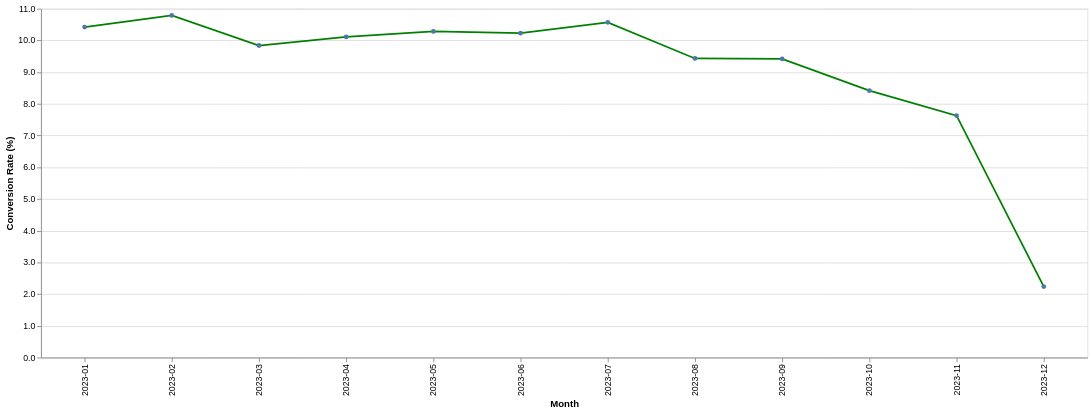

The cell this chart's notebook holds for it:
### Code cell
total_conversion_line = (
    alt.Chart(search_conversion_monthly)
    .mark_line(point=True, color='green')
    .encode(
        x=alt.X('event_month:N',title='Month'),
        y=alt.Y('conversion_rate:Q', title='Conversion Rate (%)', axis=alt.Axis(format='.1f')),
        tooltip=['conversion_rate']
    )
    .properties(
        width=1200,  
        height=400   
    )
)
total_conversion_line

### Figure 1 — Vega-Lite specification as saved in the notebook (floating-point values rounded to 4 significant figures)
{"config": {"view": {"continuousWidth": 300, "continuousHeight": 300}}, "data": {"name": "data-655ca4c1d722877e778f7d7681bdeba7"}, "mark": {"type": "line", "color": "green", "point": true}, "encoding": {"tooltip": [{"field": "conversion_rate", "type": "quantitative"}], "x": {"field": "event_month", "title": "Month", "type": "nominal"}, "y": {"axis": {"format": ".1f"}, "field": "conversion_rate", "title": "Conversion Rate (%)", "type": "quantitative"}}, "height": 400, "width": 1200, "$schema": "https://vega.github.io/schema/vega-lite/v5.20.1.json", "datasets": {"data-655ca4c1d722877e778f7d7681bdeba7": [{"event_month": "2023-01", "total_searches": 7234, "searches_converted_to_views": 3590, "searches_converted_to_reservations": 754, "conversion_rate": 10.42}, {"event_month": "2023-02", "total_searches": 6610, "searches_converted_to_views": 3275, "searches_converted_to_reservations": 713, "conversion_rate": 10.79}, {"event_month": "2023-03", "total_searches": 7124, "searches_converted_to_views": 3594, "searches_converted_to_reservations": 701, "conversion_rate": 9.84}, {"event_month": "2023-04", "total_searches": 7210, "searches_converted_to_views": 3622, "searches_converted_to_reservations": 729, "conversion_rate": 10.11}, {"event_month": "2023-05", "total_searches": 7263, "searches_converted_to_views": 3655, "searches_converted_to_reservations": 747, "conversion_rate": 10.29}, {"event_month": "2023-06", "total_searches": 7176, "searches_converted_to_views": 3614, "searches_converted_to_reservations": 734, "conversion_rate": 10.23}, {"event_month": "2023-07", "total_searches": 7379, "searches_converted_to_views": 3743, "searches_converted_to_reservations": 780, "conversion_rate": 10.57}, {"event_month": "2023-08", "total_searches": 7263, "searches_converted_to_views": 3632, "searches_converted_to_reservations": 685, "conversion_rate": 9.431}, {"event_month": "2023-09", "total_searches": 7029, "searches_converted_to_views": 3559, "searches_converted_to_reservations": 662, "conversion_rate": 9.418}, {"event_month": "2023-10", "total_searches": 7105, "searches_converted_to_views": 3470, "searches_converted_to_reservations": 598, "conversion_rate": 8.417}, {"event_month": "2023-11", "total_searches": 7016, "searches_converted_to_views": 3438, "searches_converted_to_reservations": 535, "conversion_rate": 7.625}, {"event_month": "2023-12", "total_searches": 7063, "searches_converted_to_views": 3513, "searches_converted_to_reservations": 158, "conversion_rate": 2.237}]}}
